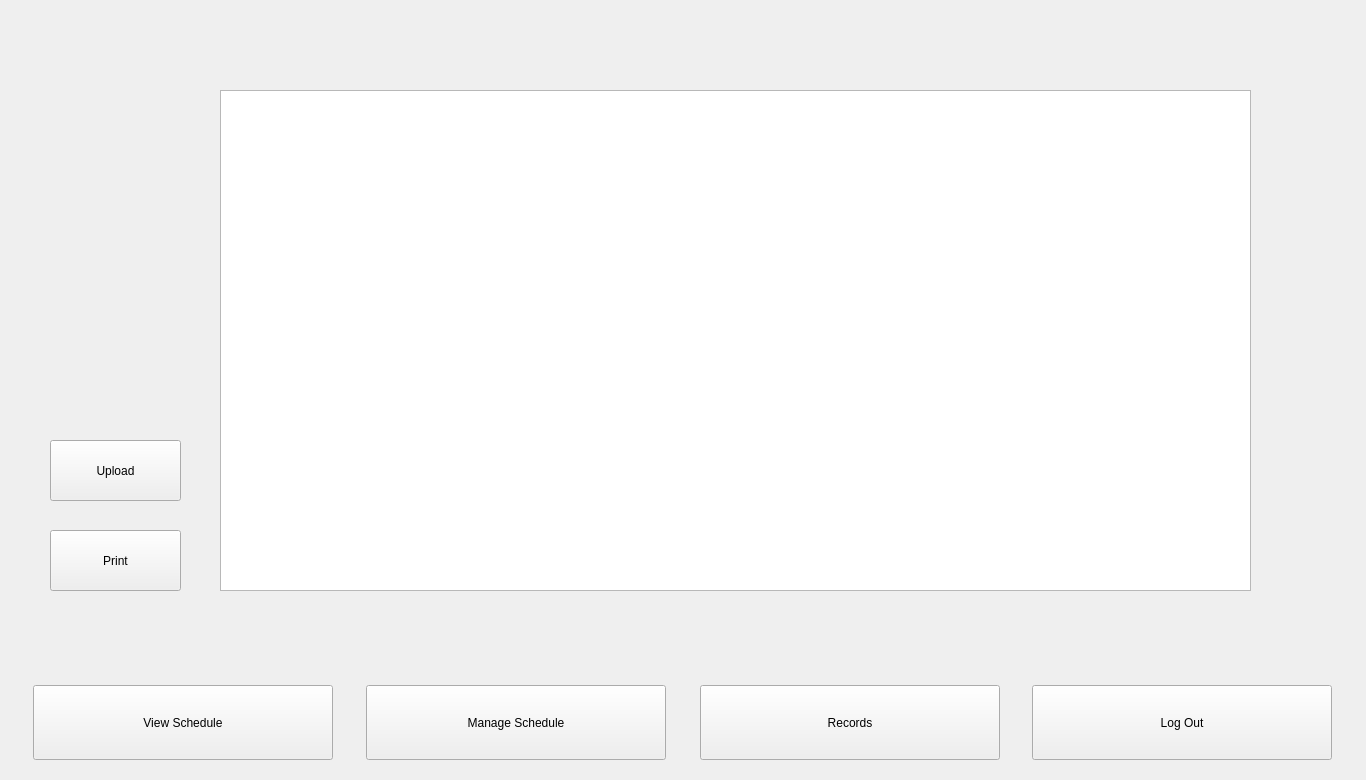
<?xml version="1.0" encoding="UTF-8"?>
<ui version="4.0">
 <class>MainWindow</class>
 <widget class="QMainWindow" name="MainWindow">
  <property name="geometry">
   <rect>
    <x>0</x>
    <y>0</y>
    <width>1366</width>
    <height>780</height>
   </rect>
  </property>
  <property name="windowTitle">
   <string>MainWindow</string>
  </property>
  <widget class="QWidget" name="MainScreen">
   <widget class="QPushButton" name="viewSched">
    <property name="geometry">
     <rect>
      <x>33</x>
      <y>685</y>
      <width>300</width>
      <height>75</height>
     </rect>
    </property>
    <property name="sizePolicy">
     <sizepolicy hsizetype="Minimum" vsizetype="Fixed">
      <horstretch>0</horstretch>
      <verstretch>0</verstretch>
     </sizepolicy>
    </property>
    <property name="text">
     <string>View Schedule</string>
    </property>
   </widget>
   <widget class="QPushButton" name="manSched">
    <property name="geometry">
     <rect>
      <x>366</x>
      <y>685</y>
      <width>300</width>
      <height>75</height>
     </rect>
    </property>
    <property name="sizePolicy">
     <sizepolicy hsizetype="Minimum" vsizetype="Fixed">
      <horstretch>0</horstretch>
      <verstretch>0</verstretch>
     </sizepolicy>
    </property>
    <property name="text">
     <string>Manage Schedule</string>
    </property>
   </widget>
   <widget class="QPushButton" name="records">
    <property name="geometry">
     <rect>
      <x>700</x>
      <y>685</y>
      <width>300</width>
      <height>75</height>
     </rect>
    </property>
    <property name="sizePolicy">
     <sizepolicy hsizetype="Minimum" vsizetype="Fixed">
      <horstretch>0</horstretch>
      <verstretch>0</verstretch>
     </sizepolicy>
    </property>
    <property name="text">
     <string>Records</string>
    </property>
   </widget>
   <widget class="QPushButton" name="logout">
    <property name="geometry">
     <rect>
      <x>1032</x>
      <y>685</y>
      <width>300</width>
      <height>75</height>
     </rect>
    </property>
    <property name="sizePolicy">
     <sizepolicy hsizetype="Minimum" vsizetype="Fixed">
      <horstretch>0</horstretch>
      <verstretch>0</verstretch>
     </sizepolicy>
    </property>
    <property name="text">
     <string>Log Out</string>
    </property>
   </widget>
   <widget class="QStackedWidget" name="stackedWidget">
    <property name="geometry">
     <rect>
      <x>0</x>
      <y>0</y>
      <width>1366</width>
      <height>650</height>
     </rect>
    </property>
    <widget class="QWidget" name="ViewMain">
     <widget class="QTableView" name="tableView">
      <property name="geometry">
       <rect>
        <x>220</x>
        <y>90</y>
        <width>1031</width>
        <height>501</height>
       </rect>
      </property>
     </widget>
     <widget class="QPushButton" name="pushButton">
      <property name="geometry">
       <rect>
        <x>50</x>
        <y>530</y>
        <width>131</width>
        <height>61</height>
       </rect>
      </property>
      <property name="text">
       <string>Print</string>
      </property>
     </widget>
     <widget class="QPushButton" name="pushButton_2">
      <property name="geometry">
       <rect>
        <x>50</x>
        <y>440</y>
        <width>131</width>
        <height>61</height>
       </rect>
      </property>
      <property name="text">
       <string>Upload</string>
      </property>
     </widget>
    </widget>
    <widget class="QWidget" name="UploadView">
     <widget class="QTextEdit" name="textEdit">
      <property name="geometry">
       <rect>
        <x>320</x>
        <y>110</y>
        <width>104</width>
        <height>71</height>
       </rect>
      </property>
      <property name="html">
       <string>&lt;!DOCTYPE HTML PUBLIC &quot;-//W3C//DTD HTML 4.0//EN&quot; &quot;http://www.w3.org/TR/REC-html40/strict.dtd&quot;&gt;
&lt;html&gt;&lt;head&gt;&lt;meta name=&quot;qrichtext&quot; content=&quot;1&quot; /&gt;&lt;style type=&quot;text/css&quot;&gt;
p, li { white-space: pre-wrap; }
&lt;/style&gt;&lt;/head&gt;&lt;body style=&quot; font-family:'MS Shell Dlg 2'; font-size:8.25pt; font-weight:400; font-style:normal;&quot;&gt;
&lt;p style=&quot; margin-top:0px; margin-bottom:0px; margin-left:0px; margin-right:0px; -qt-block-indent:0; text-indent:0px;&quot;&gt;Upload&lt;/p&gt;
&lt;p style=&quot;-qt-paragraph-type:empty; margin-top:0px; margin-bottom:0px; margin-left:0px; margin-right:0px; -qt-block-indent:0; text-indent:0px;&quot;&gt;&lt;br /&gt;&lt;/p&gt;&lt;/body&gt;&lt;/html&gt;</string>
      </property>
     </widget>
     <widget class="QPushButton" name="pushButton_3">
      <property name="geometry">
       <rect>
        <x>40</x>
        <y>20</y>
        <width>111</width>
        <height>51</height>
       </rect>
      </property>
      <property name="text">
       <string>Back</string>
      </property>
     </widget>
    </widget>
    <widget class="QWidget" name="PrintView">
     <widget class="QTextEdit" name="textEdit_2">
      <property name="geometry">
       <rect>
        <x>360</x>
        <y>130</y>
        <width>104</width>
        <height>71</height>
       </rect>
      </property>
      <property name="html">
       <string>&lt;!DOCTYPE HTML PUBLIC &quot;-//W3C//DTD HTML 4.0//EN&quot; &quot;http://www.w3.org/TR/REC-html40/strict.dtd&quot;&gt;
&lt;html&gt;&lt;head&gt;&lt;meta name=&quot;qrichtext&quot; content=&quot;1&quot; /&gt;&lt;style type=&quot;text/css&quot;&gt;
p, li { white-space: pre-wrap; }
&lt;/style&gt;&lt;/head&gt;&lt;body style=&quot; font-family:'MS Shell Dlg 2'; font-size:8.25pt; font-weight:400; font-style:normal;&quot;&gt;
&lt;p style=&quot; margin-top:0px; margin-bottom:0px; margin-left:0px; margin-right:0px; -qt-block-indent:0; text-indent:0px;&quot;&gt;PrintView&lt;/p&gt;&lt;/body&gt;&lt;/html&gt;</string>
      </property>
     </widget>
     <widget class="QPushButton" name="pushButton_4">
      <property name="geometry">
       <rect>
        <x>20</x>
        <y>20</y>
        <width>121</width>
        <height>51</height>
       </rect>
      </property>
      <property name="text">
       <string>Back</string>
      </property>
     </widget>
    </widget>
   </widget>
  </widget>
 </widget>
 <resources/>
 <connections/>
</ui>
